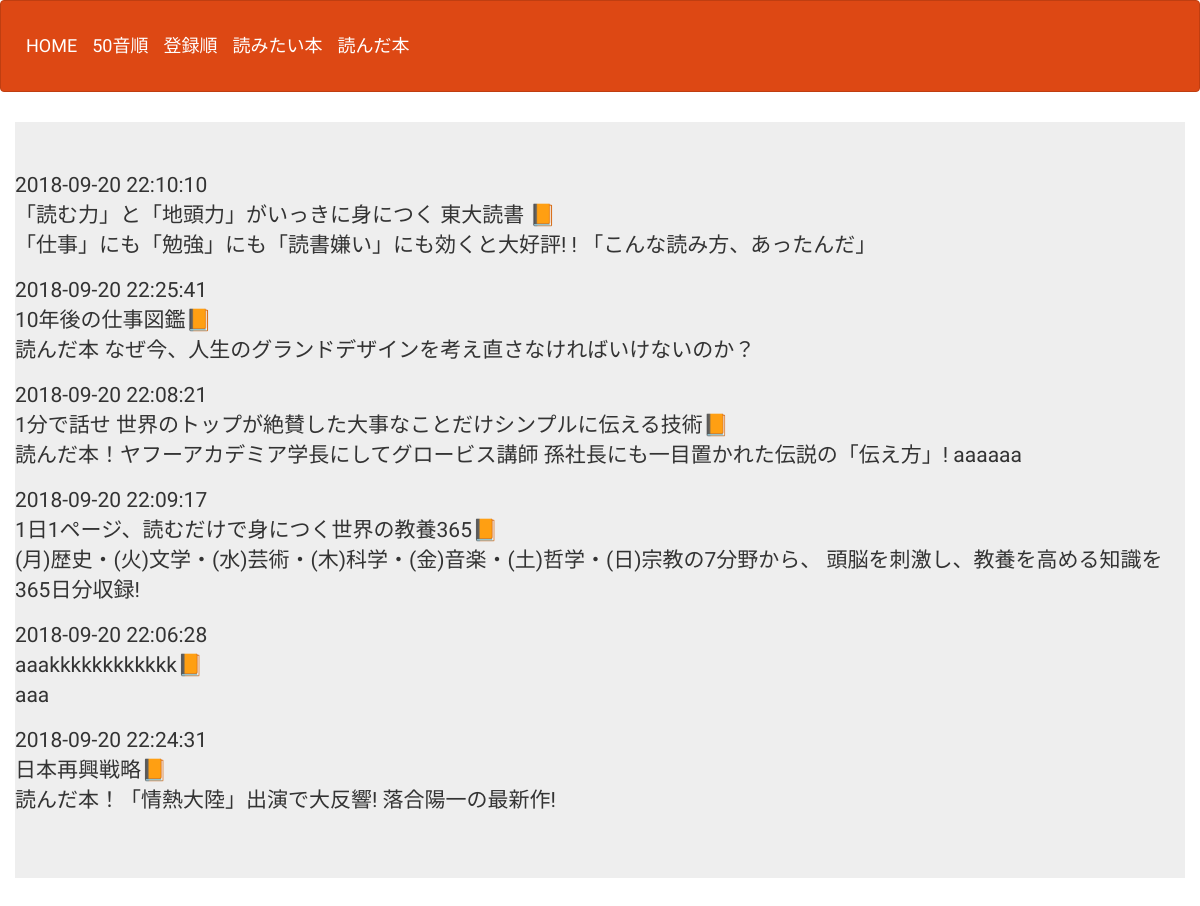
Page /select2.php on the earlier database version.
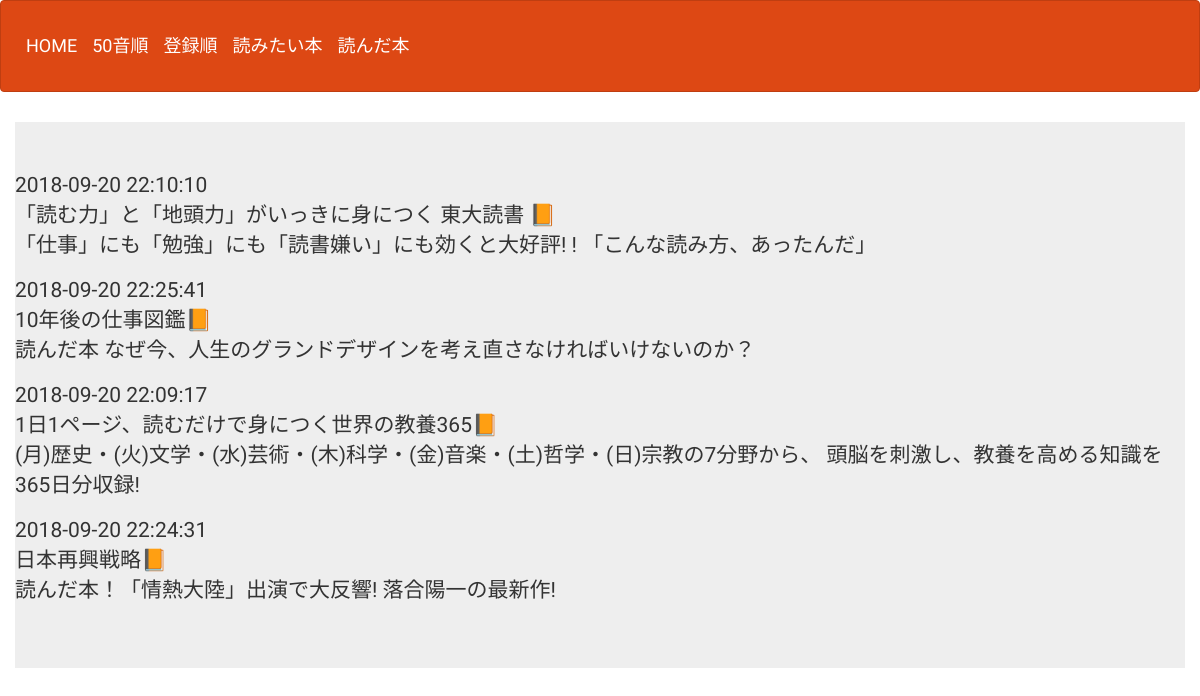
Same page on the later database version.
### tables this page shows
CREATE TABLE IF NOT EXISTS `gs_bm_table` (
`id` int(12) NOT NULL,
  `bookname` varchar(46) NOT NULL,
  `url` text NOT NULL,
  `comments` text NOT NULL,
  `date` datetime NOT NULL
);

### select2.php (the view, shortened to what this page needs)
<?php
$pdo=db_conn();
$stmt = $pdo->prepare("SELECT * FROM gs_bm_table ORDER BY bookname ASC");
$status = $stmt->execute();
$view="";
if($status==false) {
  $error = $stmt->errorInfo();
  exit("sqlError:".$error[2]);
}else{
  while( $result = $stmt->fetch(PDO::FETCH_ASSOC)){
    $view .= "<p>".$result["date"]."<br>".$result["bookname"]."<a href='".$result["url"]."'"."target='_blank'>"."📙"."<br>"."</a>".$result["comments"]."</p>";
  }
}
?>
<!DOCTYPE html>
<html lang="ja">
<head>
<link rel="stylesheet" href="css/range.css">
<link href="css/bootstrap.min.css" rel="stylesheet">
</head>
<body id="main">
<header>
  <nav class="navbar navbar-default">
    <div class="container-fluid">
      <div class="navbar-header">
      <a class="navbar-brand" href="index.php">HOME</a>
      <a class="navbar-brand" href="select2.php">50音順</a>
      <a class="navbar-brand" href="select3.php">登録順</a>
      <a class="navbar-brand" href="select4.php">読みたい本</a>
      <a class="navbar-brand" href="select5.php">読んだ本</a>
      </div>
    </div>
  </nav>
</header>
<div>
    <div class="container jumbotron"><?=$view?></div>
</div>
</body>
</html>

Differences in the rows shown:
removed gs_bm_table: date "2018-09-20 22:08:21", bookname "1分で話せ 世界のトップが絶賛した大事なことだけシンプルに伝える技術", comments "読んだ本！ヤフーアカデミア学長にしてグロービス講師 孫社長にも一目置かれた伝説の「伝え方」! aaaaaa"
removed gs_bm_table: date "2018-09-20 22:06:28", bookname "aaakkkkkkkkkkkk", comments "aaa"
